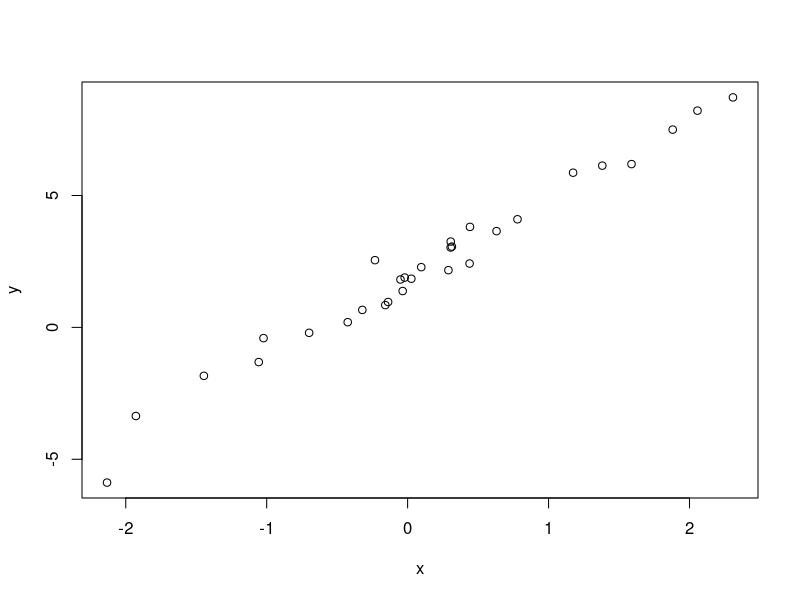
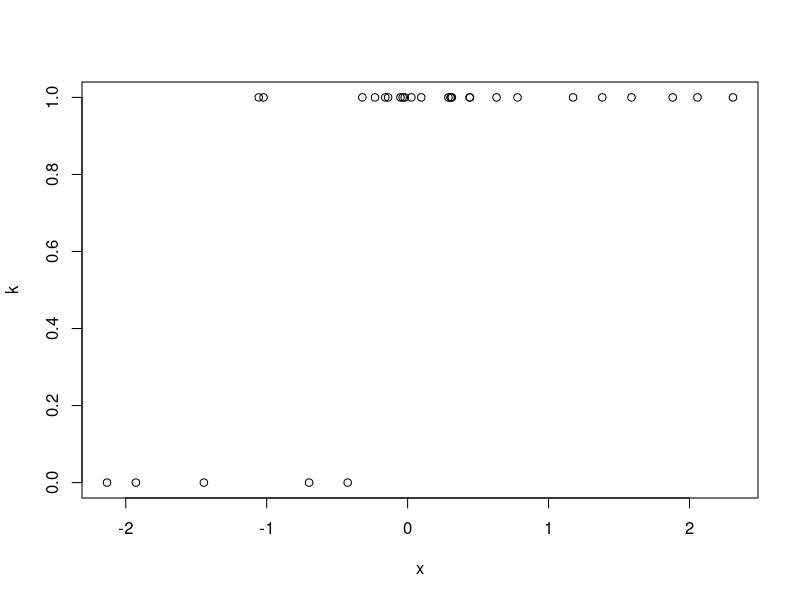

The R script that drew these images, in order:
## ---- chunk 1
library(magrittr)
## ---- chunk 2
# Order of operations still applies
5 - 4 + 5*2^4
# Use parentheses to ensure desired order of operations
(-2 + (5 / 3.8)) * 1.618^2
## ---- chunk 3
is.integer(4)  # FALSE
is.double(4)   # TRUE
is.integer(4L) # TRUE
## ---- chunk 4
3 + 4 # infix
`+`(3, 4) # prefix
## ---- chunk 5
0.3 - 0.1 # should be 0.2
(0.3 - 0.1) == 0.2 # should be true
# R is lying to us!
print(0.3-0.1, digits = 20)
# use `all.equal` to test floating point equality
all.equal(0.3 - 0.1, 0.2)
## ---- chunk 6
# left assignment

# right assignment

## ---- chunk 7
# list all variables in the environment

## ---- chunk 8
# show what is stored in the variables

## ---- chunk 9
# logical (boolean)

# integer

# double

# complex

# character

## ---- chunk 10
typeof(TRUE + 3L)
typeof(TRUE + 3.0)
typeof(TRUE + 3 + 0i)
## ---- chunk 11
# a "regular" number
14
# integer division
14 %/% 3
# remainder
14 %% 3
# ceiling/floor/round
ceiling(pi)
round(pi)
## ---- chunk 12
as.integer(4.0)
as.logical(4L) # any non-zero value is true
as.complex(4)
as.double("3.14159")
## ---- chunk 13
# converts to an integer via truncation
as.integer(4.5)
## ---- chunk 14
is.integer(4L)
is.double(3+2i)
is.numeric(4)
is.numeric(4L)
is.numeric(4+2i)
## ---- chunk 15
# actually a double
x <- 4
is.integer(x)
## ---- chunk 16
# suggestions:

## ---- chunk 17
# most often used for categorical observations
pets <- c("cat", "dog", "lizard", "raccoon")
(pet_obs <- sample(pets, 10, TRUE))
# Turn the character vector into a set of factors

## ---- chunk 18
# a few vectors
c(4.5, 2, 3.8)
1:4
c(TRUE, FALSE, FALSE)
seq(from = 0.1, to = 1.0, by = 0.4)
LETTERS
## ---- chunk 19
# mix of integer and logical

# mix of integer and double

# mix of double and complex

# mix of double and character

## ---- chunk 20
# accessing a single element from `letters`

# accessing multiple elements using a vector of indices

# accessing a subset using conditionals

# accessing the last element

## ---- chunk 21
# creating a matrix using the `matrix()` function
matrix(1:12, nrow = 3, ncol = 4)
# filling a matrix with a single value
matrix("m", nrow = 5, ncol = 2)
## ---- chunk 22
# default: fills in down each column
matrix(1:12, nrow = 3)
# explicitly fill in accross rows first
matrix(1:12, nrow = 3, byrow = TRUE)
## ---- chunk 23
# create a 3x5 matrix
(M <- matrix(1:15, nrow = 3))
# get the element at the second row and fourth column

# get the 8th element in memory

## ---- chunk 24
# get rows 1 and 3, and columns 2 and 4

## ---- chunk 25
# show the attributes of the matrix, M

# get the `dim` attribute

# remove the `dim` attribute by setting it to `NULL`

# turn M into a 5x3 matrix

## ---- chunk 26
# one array
(a <- array(1:(5*4*3), dim = c(5, 4, 3)))
# show the attributes
attributes(a)
## ---- chunk 27
(L <- list(a = 1, "d", formula(y ~ x), sublist = list(a = 1, b = 1:4, c = letters[3:7])))
## ---- chunk 28
str(L)
## ---- chunk 29
# Using the `$` selector

# Using single bracket notation

# Using double bracket notation

## ---- chunk 30
# getting a single column using the `$` selector or `[[`

# getting multiple columns using `[` and a index/character vector

# getting a single element using `[`

# getting a single element using `$` and `[`

## ---- chunk 31
# read in the sample csv file

## ---- chunk 32
# y ~ normal(3x + 2, 0.5)
x <- rnorm(30)
y <- rnorm(length(x), 3*x + 2, 0.5)
plot(y ~ x) # same as plot(x, y)
# fit a linear model

## ---- chunk 33
# logit(theta) = 3x + 2
k <- rbinom(length(x), size = 1, prob = plogis(3*x+2))
plot(k ~ x)
# fit a generalized linear model with logit link

## ---- chunk 34
# summarize a numeric vector

# summarize a data frame

# summarize a linear model

